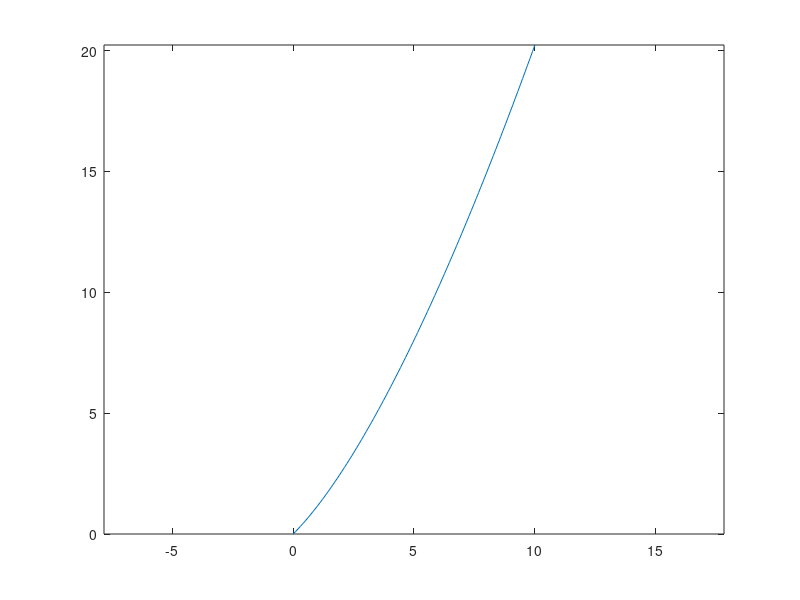

MATLAB code for this plot:
% Written by Evan Gravelle and Julio Martinez
% 12/11/16

% Solve for weight parameters given 2 user parameters
clear;clc; close all
psi = 2;
T = 10;

t = linspace(0, 10, 100);
alpha = 1.5;
beta = 1.5;
phi = 1/(alpha * beta^(alpha - 1));
gamma = -phi * beta^alpha;
y = phi * (t + beta).^alpha + gamma;
alpha, beta, phi, gamma
plot(t,y)
axis equal
% beta = linspace(-10, 10, 100);
% func = ((T + beta).^(2 * (T + beta) + beta / (psi * T) - 1) ./ beta.^(2 * (T + beta) + beta / (psi * T) - 1)) - 2 * psi * T;
% plot(beta, func)
% 
% alpha = 2 * (T - beta) + beta / (psi * T);
% beta = T / (exp(log(2 * psi * T)/(alpha - 1)) - 1);
% phi = beta^(1 - alpha) / alpha;
% gamma = -phi * beta^alpha;
% 
% weight = @(t) phi * (t - beta)^alpha + gamma;
% ezplot(weight)